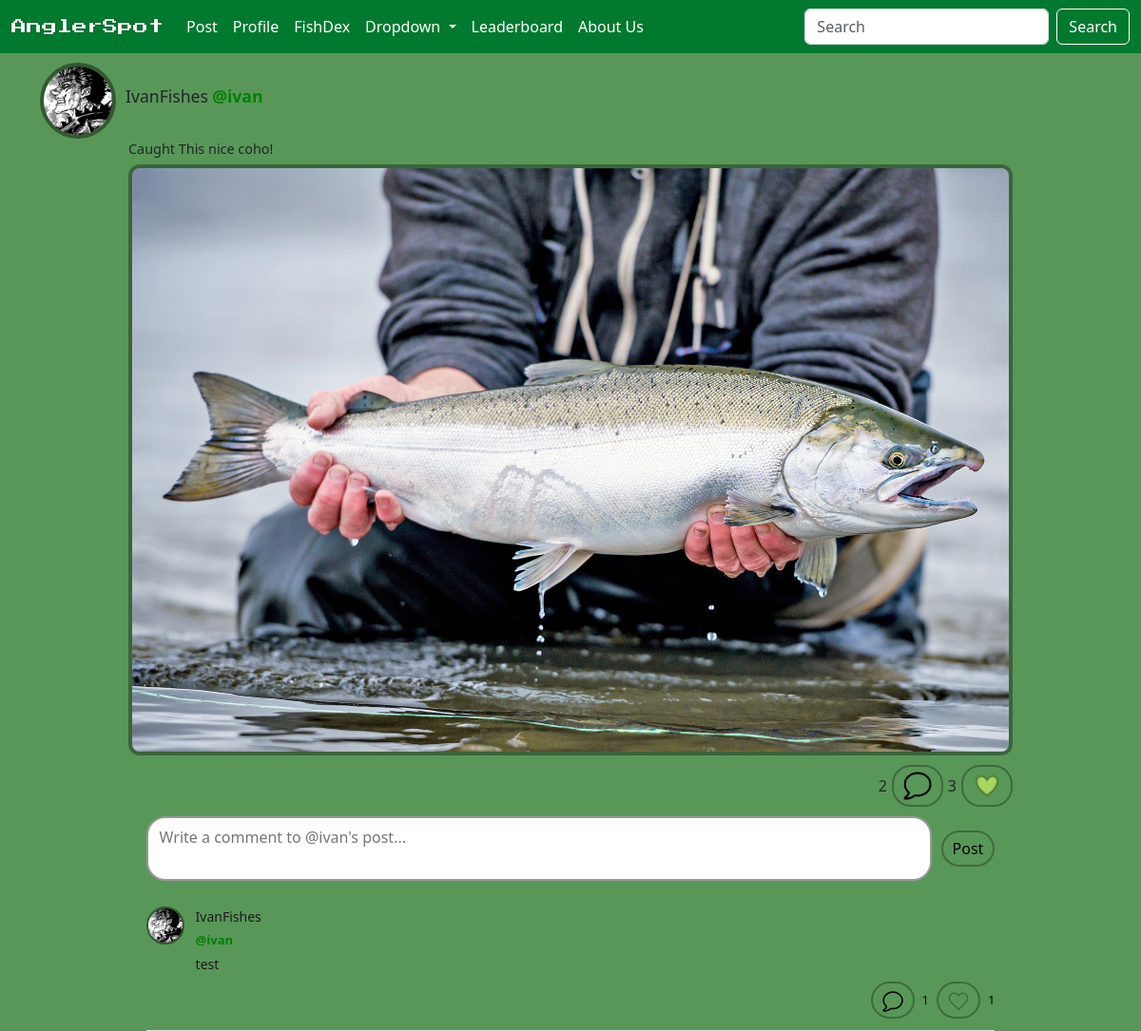
/post_detail/5 (signed in), run on the app's committed database.
### angler/models/post.py (models this page shows, shortened)
class Post(models.Model):
    user = models.ForeignKey(User, on_delete=models.CASCADE)
    text = models.TextField()
    created_date = models.DateTimeField(auto_now=True)
    image = ResizedImageField (size=[1600, 900], upload_to='post_img/', blank=True)
    @property
    def like_count(self):
        likes = Like.objects.filter(post=self).count()
        return likes
    @property
    def comment_count(self):
        comments = Comment.objects.filter(post=self).count()
        return comments

class Comment(models.Model):
    user = models.ForeignKey(User, on_delete=models.CASCADE)
    post = models.ForeignKey(Post, on_delete=models.CASCADE, related_name='comments')
    text = models.TextField()
    created_date = models.DateTimeField(auto_now=True)
    parent = models.ForeignKey('self',on_delete=models.CASCADE, null=True, blank=True, related_name='replies')
    is_reply = models.BooleanField(default=False)
    @property
    def like_count(self):
        likes = Like.objects.filter(comment=self).count()
        return likes
    @property
    def reply_count(self):
        reply_count = Comment.objects.filter(parent=self).count()
        return reply_count

### angler/models/user.py (models this page shows, shortened)
class User(AbstractUser):
    is_confirmed = models.BooleanField(default=False)
    is_private = models.BooleanField(default=False)
    points = models.PositiveIntegerField(default=0) #previous idea have a cap on points validators=[MaxValueValidator(5000)]
    @property
    def get_profile_name(self):
        return Profile.objects.get(user=self).profile_name
    def get_profile_image(self):
        return Profile.objects.get(user=self).profile_image

class Profile(models.Model):
    user = models.OneToOneField(User, on_delete=models.CASCADE)
    profile_image = models.ImageField(default='default_profile_img.jpg', upload_to='profile_img/', null=False, blank=True)
    profile_name = models.CharField(max_length=16, blank=True)
    bio = models.TextField(max_length=500, blank=True)

### angler/views/post.py (the view)
# urls.py: path('post_detail/<int:post_id>', PostDetailView.as_view(), name='post_detail'),
class PostDetailView(LoginRequiredMixin, View):
    login_url = '/login/'
    def get(self, request, post_id):
        post = get_object_or_404(Post, id=post_id)
        form = PostCommentForm()
        top_comments = Comment.objects.filter(post=post, is_reply=False)
        has_liked_post = Like.objects.filter(post=post, user=request.user).exists()
        liked_top_comment_ids = set(Like.objects.filter(user=request.user).values_list('comment_id', flat=True))
        context = {
            'form':form,'post':post,
            'top_comments':top_comments,
            'liked_post':has_liked_post,
            'liked_comment_ids':liked_top_comment_ids
        }
        return render(request, 'angler/post/detail.html', context)

### angler/forms/post.py
class PostCommentForm(forms.ModelForm):
    class Meta:
        model = Comment
        fields = ('text',)
        widgets = {
            'text': forms.Textarea(attrs={'placeholder':'Enter your reply here...'})
        }
        labels = {
            'text':''
        }

### angler/templates/angler/post/detail.html (shortened to what this page needs)
{% extends 'angler/base.html'%}
{% load static %}
{% block content %}
<div class="wrapper">
  <div class="container">
    {% if post.user.get_profile_image %}
      <img src="{{ post.user.get_profile_image.url }}" class="circle-image-sm">
    {% endif %}
    <div class="text-group">
      <span>{{ post.user.get_profile_name }}</span>
      <strong><a href="{% url 'user_profile' user_id=post.user.id %}">@{{ post.user.username }}</a></strong>
    </div>
  </div>
  <div class="container container-center">
    <div class="post-content-sm">
      <span class="content-text-sm">{{ post.text }}</span>
      {% if post.image %}
        <span class="image-wrapper-sm"><img src="{{ post.image.url }}"></span>
      {% endif %}
      <div class="like-wrapper">
        <span style="font-size: 1rem;">{{ post.comment_count }}</span>
        <button disabled class="my-button" type="submit" value="comment">
          <img src="{{ MEDIA_URL }}comment/comment_icon.png" alt="Comment" style="width: 30px; height: 30px;">
        </button>
        <span style="font-size: 1rem;">{{ post.like_count }}</span>
        {% if liked_post %}
          <form class="like-form" method="POST" action="{% url 'post_like' post_id=post.id %}">
            <button class="my-button" type="submit" value="like">
              <img src="{{ MEDIA_URL }}like_img/liked.png" alt="Like" style="width: 30px; height: 30px;">
            </button>
          </form>
        {% endif %}
      </div>
    </div>
  </div>
  <div class="container container-center">
    <div class="positioned-div">
      <form class="comment-like-form" method="POST" action="{% url 'comment_create' post_id=post.id %}">
        <div class="comment-box-wrapper">
          <textarea class="comment-input" name="text" placeholder="Write a comment to @{{post.user.username}}'s post..." rows="2"></textarea>
          <button type="submit" class="comment-submit-btn">Post</button>
        </div>
      </form>
      <div class="comments-section">
        {% for comment in top_comments %}
          <div class="comment-card">
            {% if comment.user.get_profile_image %}
              <img src="{{ comment.user.get_profile_image.url }}" class="comment-avatar" />
            {% endif %}
            <div class="comment-content">
              <div class="comment-header">
                <span class="comment-profilename">{{ comment.user.get_profile_name }}</span>
                <strong><a href="{% url 'user_profile' user_id=comment.user.id %}" class="comment-username">@{{ comment.user.username }}</a></strong>
              </div>
              <p class="comment-text">{{ comment.text }}</p>
              <div class="comment-actions">
                <form class="comment-action-form" method="GET" action="{% url 'reply_create' comment_id=comment.id %}">
                  <button class="my-button" type="submit" value="comment">
                    <img src="{{ MEDIA_URL }}comment/comment_icon.png" alt="Comment" style="width: 22px; height: 22px;">
                  </button>
                </form>
                <span class="action-count">{{ comment.reply_count }}</span>
                {% if comment.id in liked_comment_ids %}
                  <form class="comment-action-form" method="POST" action="{% url 'comment_like' comment_id=comment.id %}">
                    {% csrf_token %}
                    <button type="submit" value="like">
                      <img src="{{ MEDIA_URL }}like_img/liked.png" alt="Like" style="width: 22px; height: 22px;">
                    </button>
                  </form>
                {% else %}
                  <form class="comment-action-form" method="POST" action="{% url 'comment_like' comment_id=comment.id %}">
                    <button type="submit" value="unlike">
                      <img src="{{ MEDIA_URL }}like_img/not_liked.png" alt="Like" style="width: 22px; height: 22px;">
                    </button>
                  </form>
                {% endif %}
                <span class="action-count">{{ comment.like_count }}</span>
              </div>
            </div>
          </div>
        {% endfor %}
      </div>
    </div>
  </div>
</div>
 {% endblock %}

### angler/static/css/style.css (style rules this page uses)
.wrapper { display: flex; flex-direction: column; align-items: center; }
.container { display: flex; align-items: center; gap: 10px; position: relative; }
.positioned-div { display: flex; flex-direction: column; align-items: flex-start; margin-left: 0; width: 80%; }
a { text-decoration: none; color: green; }
img { background: transparent; }
button { background: none; border: 2.25px solid #0000004d; border-radius: 20px; padding: 5px 10px; cursor: pointer; }
.my-button { align-self: flex-start; }
.like-form { background: none; border: none; }
.like-form button { background: none; border: 2.25px solid #0000004d; border-radius: 20px; padding: 5px 10px; cursor: pointer; }
.comment-like-form button { background: none; border: 2px solid #0000004d; border-radius: 20px; padding: 5px 10px; cursor: pointer; }
.like-wrapper { order: 3; align-self: flex-end; margin-top: 10px; display: flex; flex-direction: row; align-items: center; gap: 5px; }
.comment-box-wrapper { display: flex; flex-direction: row; align-items: center; gap: 10px; width: 100%; margin-top: 10px; }
.comment-input { flex: 1; border: 2px solid #00000065; border-radius: 20px; padding: 8px 12px; font-size: 1rem; resize: none; outline: none; font-family: inherit; }
.comment-like-form { order: 4; width: 100%; align-self: flex-start; }
.comment-submit-btn { background: none; border: 2px solid #000000; border-radius: 20px; padding: 8px 16px; cursor: pointer; font-size: 1rem; white-space: nowrap; }
.comments-section { order: 5; width: 100%; margin-top: 15px; display: flex; flex-direction: column; gap: 10px; align-self: flex-start; }
.comment-action-form button { background: none; border: 2.25px solid #0000004d; border-radius: 20px; padding: 5px 10px; cursor: pointer; }
.circle-image-sm { margin-top: 10px; width: 80px; height: 80px; border-radius: 50%; object-fit: cover; border: 4px solid #0000006c; box-shadow: inset 0px 4px 10px rgba(0, 0, 0, 0.158); }
.text-group span { font-size: 1.1rem; }
.text-group strong { font-size: 1.1rem; }
.image-wrapper-sm { order: 2; max-width: 100%; width: 930px; }
.image-wrapper-sm img { width: 100%; height: auto; border-radius: 12px; border: 4px solid #00000056; display: block; }
.content-text-sm { order: 1; margin-bottom: 5px; font-size: 0.9rem; align-self: flex-start; }
.container-center { justify-content: center; width: 100%; }
.post-content-sm { display: flex; flex-direction: column; align-items: flex-start; margin: 0 auto; }
body { background-color: #599759; }
.comment-card { display: flex; flex-direction: row; gap: 12px; padding: 12px 0; border-bottom: 1px solid #e0e0e0; width: 100%; }
.comment-avatar { width: 40px; height: 40px; border-radius: 50%; object-fit: cover; flex-shrink: 0; border: 2px solid #0000006c; margin-top: 0; }
.comment-content { display: flex; flex-direction: column; gap: 4px; flex: 1; min-width: 0; }
.comment-header { display: flex; flex-direction: column; gap: 1px; }
.comment-profilename { font-size: 14px; font-weight: 500; color: #1a1a1a; }
.comment-username { font-size: 13px; color: green; text-decoration: none; display: inline; width: fit-content; }
.comment-text { font-size: 14px; color: #1a1a1a; line-height: 1.5; margin: 0; }
.comment-actions { display: flex; flex-direction: row; align-items: center; gap: 8px; margin-top: 4px; justify-content: flex-end; }
.comment-username { font-size: 13px; color: green; text-decoration: none; }
.comment-actions { display: flex; flex-direction: row; align-items: center; gap: 8px; margin-top: 4px; }
.action-count { font-size: 13px; color: #000000; }

### data on the page
Post: user.get_profile_image (picture), user.get_profile_name "IvanFishes", user.username "ivan", text "Caught This nice coho!", image (picture), comment_count "2", like_count "3", text "Write a comment to @ivan's post..."
Comment: user.get_profile_image (picture), user.get_profile_name "IvanFishes", user.username "ivan", text "test", reply_count "1", like_count "1"
